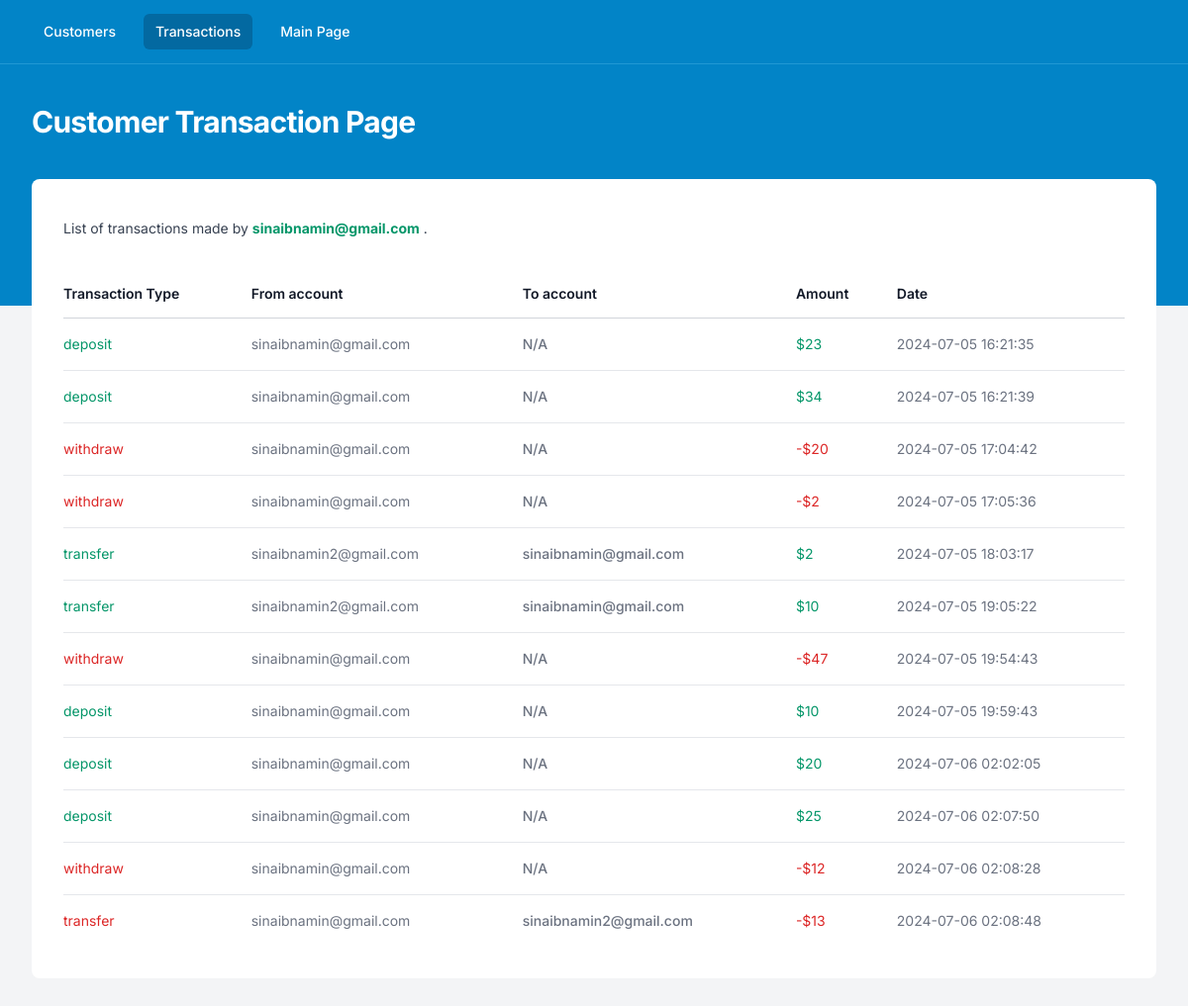
Before: /assignment4/admin/customer_transactions.php?customer_email=sinaibnamin@gmail.com with the older database file.
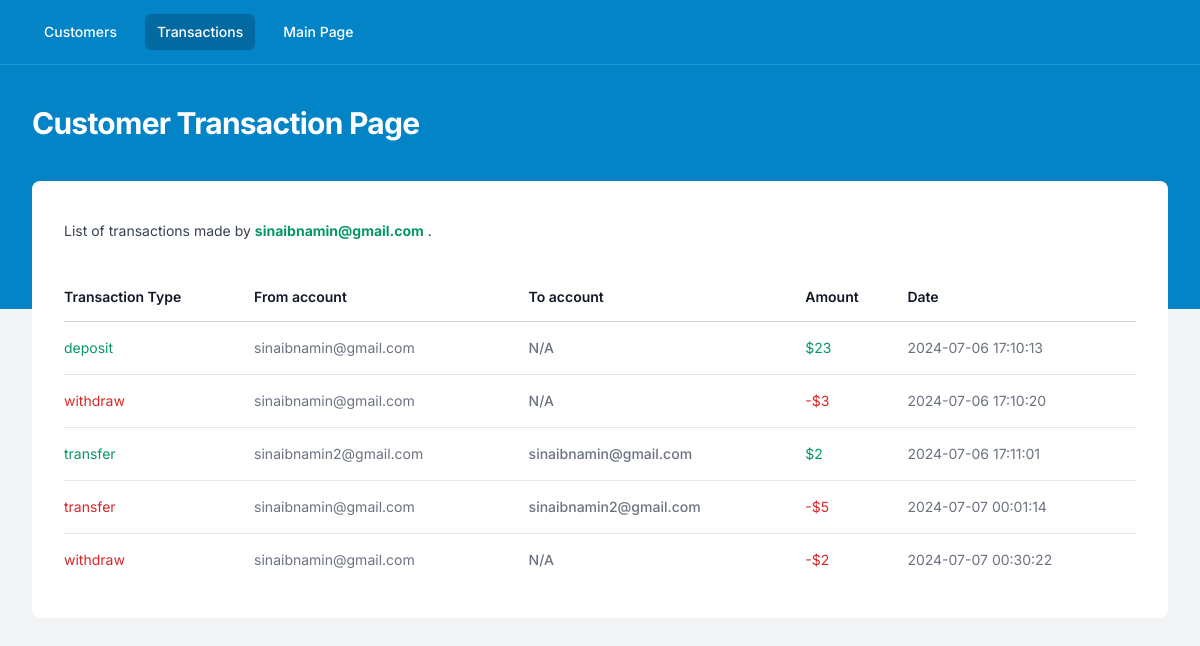
After: the same page with the newer database file.
### tables this page shows
CREATE TABLE transactions (
    id INTEGER PRIMARY KEY AUTOINCREMENT,
    type TEXT NOT NULL,
    from_account_email TEXT NOT NULL,
    to_account_email TEXT,
    amount REAL NOT NULL,
    timestamp DATETIME NOT NULL
);

### test/module2_1/ep1/autoload.php (called while the page is built, shortened)
<?php
spl_autoload_register( function($className){
    $baseDir = 'app/classes/';
});

### assignment4/app/Controller/BaseController.php (called while the page is built, shortened)
<?php
class BaseController {
    public function __construct($db) {
        $this->db = $db;
    }
}

### assignment4/app/Controller/CustomerController.php (called while the page is built, shortened)
<?php
class CustomerController extends BaseController{
    public function customerAllTransaction($query_email = '') {
        if ($query_email !== '') {
            $customer_email = $query_email;
          } else {
            $customer_email = $_SESSION['customer_email'];
          }
        $stmt = $this->db->prepare("SELECT * FROM transactions WHERE (from_account_email = :from_account_email OR to_account_email = :to_account_email)");
        $stmt->bindValue(':from_account_email', $customer_email, SQLITE3_TEXT);
        $stmt->bindValue(':to_account_email', $customer_email, SQLITE3_TEXT);
        $result = $stmt->execute();
        $transactions = [];
        while ($row = $result->fetchArray(SQLITE3_ASSOC)) {
            if($row['type'] == 'deposit'){
                $row['color'] = 'green';
                $row['currency_sign'] = '$';
            }
            if($row['type'] == 'withdraw'){
                $row['color'] = 'red';
                $row['currency_sign'] = '-$';
            }
            if($row['type'] == 'transfer' && $row['from_account_email'] == $customer_email){
                $row['color'] = 'red';
                $row['currency_sign'] = '-$';
            }
            if($row['type'] == 'transfer' && $row['to_account_email'] == $customer_email){
                $row['color'] = 'green';
                $row['currency_sign'] = '$';
            }
            $transactions[] = $row;
        }
        return $transactions;
    }
}
?>

### assignment4/admin/customer_transactions.php (the view, shortened to what this page needs)
<?php
$customer_query_email = $_GET['customer_email'];
include 'header.php';
$customer = new CustomerController($db);
?>
  <div class="px-4 sm:px-6 lg:px-8">
    <div class="sm:flex sm:items-center">
      <div class="sm:flex-auto">
        <p class="mt-2 text-sm text-gray-700">
          List of transactions made by <b class="text-emerald-600"><?= $customer_query_email ?></b> .
        </p>
      </div>
    </div>
    <div class="mt-8 flow-root">
      <div class="-mx-4 -my-2 overflow-x-auto sm:-mx-6 lg:-mx-8">
        <div
          class="inline-block min-w-full py-2 align-middle sm:px-6 lg:px-8">
          <table class="min-w-full divide-y divide-gray-300">
            <thead>
              <tr>
                <th
                  scope="col"
                  class="whitespace-nowrap py-3.5 pl-4 pr-3 text-left text-sm font-semibold text-gray-900 sm:pl-0">
                  Transaction Type
                </th>
                <th
                  scope="col"
                  class="whitespace-nowrap py-3.5 pl-4 pr-3 text-left text-sm font-semibold text-gray-900 sm:pl-0">
                  From account
                </th>
                <th
                  scope="col"
                  class="whitespace-nowrap px-2 py-3.5 text-left text-sm font-semibold text-gray-900">
                  To account
                </th>
                <th
                  scope="col"
                  class="whitespace-nowrap px-2 py-3.5 text-left text-sm font-semibold text-gray-900">
                  Amount
                </th>
                <th
                  scope="col"
                  class="whitespace-nowrap px-2 py-3.5 text-left text-sm font-semibold text-gray-900">
                  Date
                </th>
              </tr>
            </thead>
            <?php
            $red_class = "text-red-600";
            $green_class = "text-emerald-600";
            ?>
            <tbody class="divide-y divide-gray-200 bg-white">
              <?php foreach($customer->customerAllTransaction($customer_query_email) as $transaction): ?>
              <tr>
                <td
                  class="whitespace-nowrap py-4 pl-4 pr-3 text-sm sm:pl-0 <?= $transaction['color'] == 'red' ? $red_class : $green_class; ?>">
                  <?= $transaction['type']; ?>
                </td>
                <td
                  class="whitespace-nowrap py-4 pl-4 pr-3 text-sm text-gray-500 sm:pl-0">
                  <?= $transaction['from_account_email']; ?>
                </td>
                <td
                  class="whitespace-nowrap px-2 py-4 text-sm font-medium text-gray-500">
                  <?= $transaction['to_account_email'] ?? 'N/A'; ?>
                </td>
                <td
                  class="whitespace-nowrap px-2 py-4 text-sm <?= $transaction['color'] == 'red' ? $red_class : $green_class; ?>">
                  <?= $transaction['currency_sign'] . $transaction['amount']; ?>
                </td>
                <td
                  class="whitespace-nowrap px-2 py-4 text-sm text-gray-500">
                  <?= $transaction['timestamp']; ?>
                </td>
              </tr>
              <?php endforeach; ?>
            </tbody>
          </table>
        </div>
      </div>
    </div>
  </div>
<?php
include 'footer.php';
?>

Changed rows visible on the page:
no longer on this page (row edited): transactions: type "withdraw", from_account_email "sinaibnamin@gmail.com", to_account_email "N/A", currency_sign "-$", amount "20", timestamp "2024-07-05 17:04:42"
no longer on this page (row edited): transactions: type "withdraw", from_account_email "sinaibnamin@gmail.com", to_account_email "N/A", currency_sign "-$", amount "2", timestamp "2024-07-05 17:05:36"
removed transactions: type "transfer", from_account_email "sinaibnamin2@gmail.com", to_account_email "sinaibnamin@gmail.com", currency_sign "$", amount "2", timestamp "2024-07-05 18:03:17"
removed transactions: type "transfer", from_account_email "sinaibnamin2@gmail.com", to_account_email "sinaibnamin@gmail.com", currency_sign "$", amount "10", timestamp "2024-07-05 19:05:22"
removed transactions: type "withdraw", from_account_email "sinaibnamin@gmail.com", to_account_email "N/A", currency_sign "-$", amount "47", timestamp "2024-07-05 19:54:43"
removed transactions: type "deposit", from_account_email "sinaibnamin@gmail.com", to_account_email "N/A", currency_sign "$", amount "10", timestamp "2024-07-05 19:59:43"
removed transactions: type "deposit", from_account_email "sinaibnamin@gmail.com", to_account_email "N/A", currency_sign "$", amount "20", timestamp "2024-07-06 02:02:05"
removed transactions: type "deposit", from_account_email "sinaibnamin@gmail.com", to_account_email "N/A", currency_sign "$", amount "25", timestamp "2024-07-06 02:07:50"
removed transactions: type "withdraw", from_account_email "sinaibnamin@gmail.com", to_account_email "N/A", currency_sign "-$", amount "12", timestamp "2024-07-06 02:08:28"
removed transactions: type "transfer", from_account_email "sinaibnamin@gmail.com", to_account_email "sinaibnamin2@gmail.com", currency_sign "-$", amount "13", timestamp "2024-07-06 02:08:48"
changed transactions "deposit": timestamp "2024-07-05 16:21:35" → "2024-07-06 17:10:13"
changed transactions (number 2 of 5 on the later page): type "deposit" → "withdraw"; currency_sign "$" → "-$"; amount "34" → "3"; timestamp "2024-07-05 16:21:39" → "2024-07-06 17:10:20"
now on this page (row edited): transactions: type "transfer", from_account_email "sinaibnamin2@gmail.com", to_account_email "sinaibnamin@gmail.com", currency_sign "$", amount "2", timestamp "2024-07-06 17:11:01"
added transactions: type "transfer", from_account_email "sinaibnamin@gmail.com", to_account_email "sinaibnamin2@gmail.com", currency_sign "-$", amount "5", timestamp "2024-07-07 00:01:14"
added transactions: type "withdraw", from_account_email "sinaibnamin@gmail.com", to_account_email "N/A", currency_sign "-$", amount "2", timestamp "2024-07-07 00:30:22"
